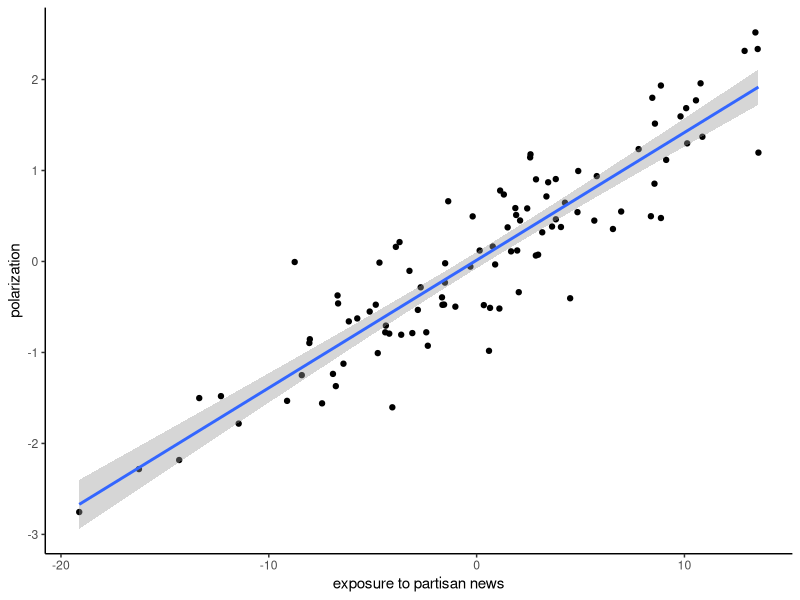

This figure's R source:
## ---- chunk 1
require(tidyverse)

y <- rnorm(100)
x <- y * 5 + rnorm(100, sd=3)
df <- data.frame(x=x, y=y)

ggplot(data=df, aes(x,y)) +
  geom_point(aes(x,y)) +
  geom_smooth(method='lm', formula= y~x) +
  labs(y = "polarization", x = "exposure to partisan news") +
  theme_classic()
## ---- chunk 2
require(DiagrammeR)

grViz("digraph {
width = 500
height = 500
  graph [layout = dot, rankdir = LR, label = Mediation]
  node [shape = rectangle]     
  x [label = 'X']
  y [label = 'Y']
  m [label = 'M']

  # edge definitions with the node IDs
  x -> y x -> m m -> y;
  }")
## ---- chunk 3
grViz("digraph {
width = 500
height = 500
  graph [layout = dot, rankdir = LR, label = Moderation]
  node [shape = rectangle]     
  x [label = 'X']
  y [label = 'Y']
  w [label = 'W']

  node [shape=none, width=0, height=0, label='']
  p1 -> y;
  {rank=same; w -> p1}
  
  edge [dir=none]
  x -> p1 

  }")
## ---- chunk 4
grViz("digraph {
width = 500
height = 500
  graph [layout = dot, rankdir = LR]
  node [shape = rectangle]     
  x [label = 'Violent video games']
  y [label = 'Offline aggressions']
  w [label = 'Sex?\nAge?\nPersonality?']

  node [shape=none, width=0, height=0, label='']
  p1 -> y;
  {rank=same; w -> p1}
  
  edge [dir=none]
  x -> p1 

  }")
## ---- chunk 5
grViz("digraph {
width = 500
height = 500
  graph [layout = dot, rankdir = LR, label = 'Conditional process']
  node [shape = rectangle]     
  x [label = 'X']
  y [label = 'Y']
  m [label = 'M']
  w [label = 'W']

  node [shape=none, width=0, height=0, label='']
  p1 -> m p2 -> y;
  {rank=same; w -> p1 w -> p2}
  
  # edge definitions with the node IDs
  x -> y m -> y;
  
  edge [dir=none]
  x -> p1 x -> p2
    
  }")
## ---- chunk 6
grViz("digraph {
width = 500
height = 500
  graph [layout = dot, rankdir = LR]
  node [shape = rectangle]     
  x [label = 'X']
  y [label = 'Y']
  m [label = 'Desensitize to pain?\nNormalize violence?\n...']
  w [label = 'Sex?\nAge?\nPersonality?']

  node [shape=none, width=0, height=0, label='']
  p1 -> m p2 -> y;
  {rank=same; w -> p1 w -> p2}
  
  # edge definitions with the node IDs
  x -> y m -> y;
  
  edge [dir=none]
  x -> p1 x -> p2
    
  }")
